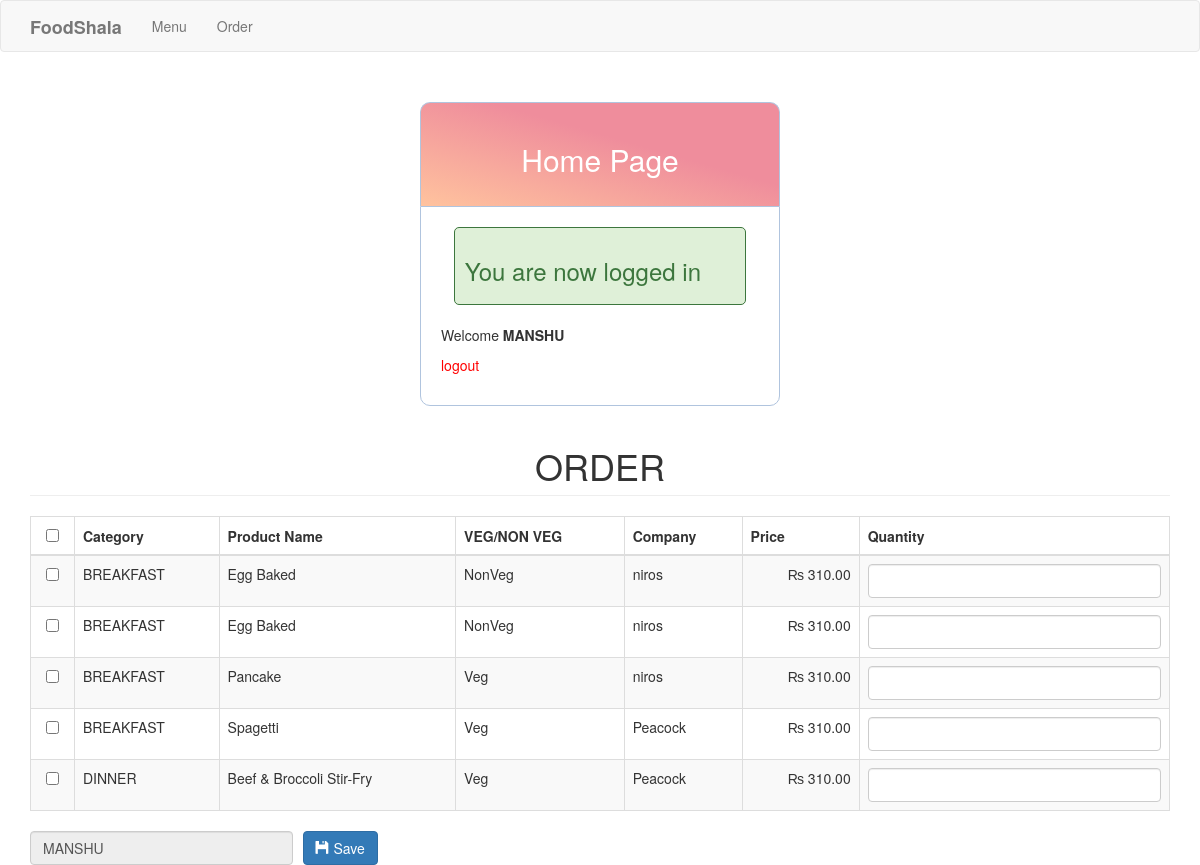
Screenshot of /user/order.php (signed in) with the database file from the repository.
### tables this page shows
CREATE TABLE `product` (
  `productid` int(11) NOT NULL,
  `categoryid` int(1) NOT NULL,
  `productname` varchar(30) NOT NULL,
  `price` double NOT NULL,
  `photo` varchar(150) NOT NULL,
  `company` varchar(100) NOT NULL,
  `ptype` varchar(100) NOT NULL
);

CREATE TABLE `category` (
  `categoryid` int(11) NOT NULL,
  `catname` varchar(30) NOT NULL
);

### user/order.php (the view, shortened to what this page needs)
<!DOCTYPE html>
<?php include('../header.php'); ?>
<body>
<?php include('navbar.php'); ?>
<div class="container">
	<h1 class="page-header text-center">ORDER</h1>
	<form method="POST" action="purchase.php">
		<table class="table table-striped table-bordered">
			<thead>
				<th class="text-center"><input type="checkbox" id="checkAll"></th>
				<th>Category</th>
				<th>Product Name</th>
				<th>VEG/NON VEG</th>
				<th>Company</th>
				<th>Price</th>
				<th>Quantity</th>
			</thead>
			<tbody>
				<?php
					$sql="select * from product left join category on category.categoryid=product.categoryid order by product.categoryid asc, productname asc";
					$query=$conn->query($sql);
					$iterate=0;
					while($row=$query->fetch_array()){
						?>
						<tr>
							<td class="text-center"><input type="checkbox" value="<?php echo $row['productid']; ?>||<?php echo $iterate; ?>" name="productid[]" style=""></td>
							<td><?php echo $row['catname']; ?></td>
							<td><?php echo $row['productname']; ?></td>
							<td><?php echo $row['ptype']; ?></td>
							<td><?php echo $row['company']; ?></td>
							<td class="text-right">&#x20A8; <?php echo number_format($row['price'], 2); ?></td>
                                                        <td><input type="number" min="1" oninput="validity.valid||(value='');" class="form-control" name="quantity_<?php echo $iterate; ?>"></td>
						</tr>
						<?php
						$iterate++;
					}
				?>
			</tbody>
		</table>
		<div class="row">
			<div class="col-md-3">
				<input type="text" name="customer" class="form-control" placeholder="Customer Name" required value="<?php echo $_SESSION['username']; ?>" readonly >
			</div>
			<div class="col-md-2" style="margin-left:-20px;">
				<button type="submit" class="btn btn-primary"><span class="glyphicon glyphicon-floppy-disk"></span> Save</button>
			</div>
		</div>
	</form>
</div>
</body>
</html>

### style.css (style rules this page uses)
.btn { padding: 10px; font-size: 15px; color: white; background: linear-gradient(to bottom left, #EF8D9C 40%, #FFC39E 100%); border: none; border-radius: 5px; }

### rows the page displays
product: categoryid.catname "BREAKFAST", productname "Egg Baked", ptype "NonVeg", company "niros", price "310.00"
product: categoryid.catname "BREAKFAST", productname "Egg Baked", ptype "NonVeg", company "niros", price "310.00"
product: categoryid.catname "BREAKFAST", productname "Pancake", ptype "Veg", company "niros", price "310.00"
product: categoryid.catname "BREAKFAST", productname "Spagetti", ptype "Veg", company "Peacock", price "310.00"
product: categoryid.catname "DINNER", productname "Beef & Broccoli Stir-Fry", ptype "Veg", company "Peacock", price "310.00"

### other values shown
$_SESSION['success'] "You are now logged in"
$_SESSION['username'] "MANSHU"
